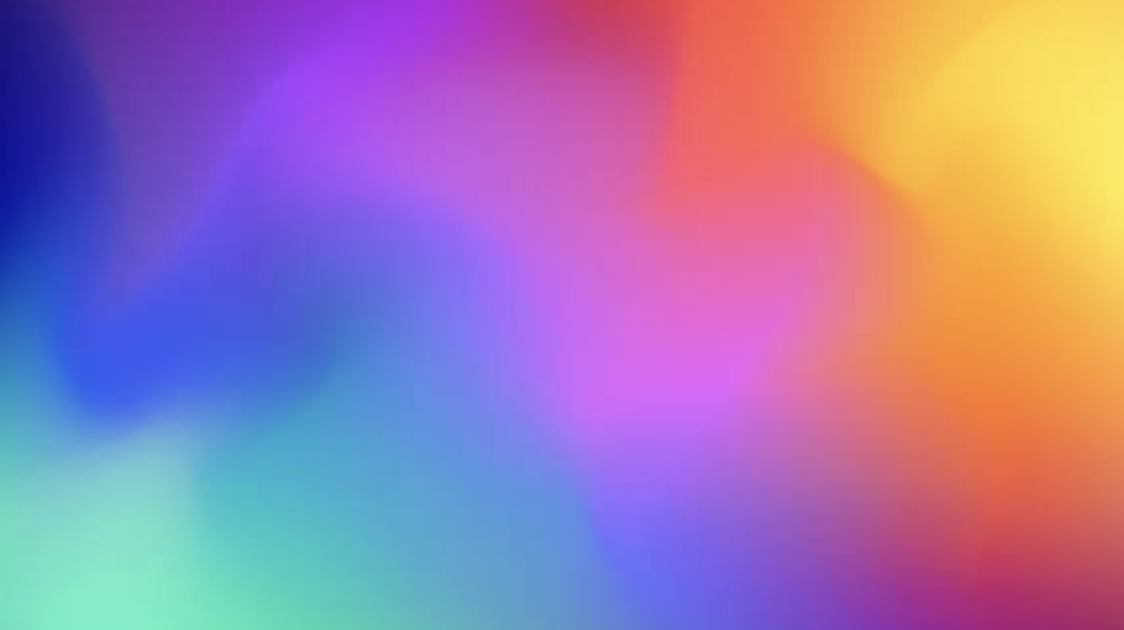
#> input picture color.png, 1124 x 630 px
$ python hirst.py
#> lines starting #> are read from the running program, lines starting #| are printed output that depends on the picture
import turtle as turtle
import random
import cv2
import numpy as np
import sys

# Image Recognition and Handling
try:
	name = sys.argv[1]
except:
	name = "color.png"
img = cv2.imread(name)
#> img is the input picture: shape (630, 1124, 3); mean B, G, R 171.6, 121.7, 160.6

# Adding Image Contrast
lab= cv2.cvtColor(img, cv2.COLOR_BGR2LAB)
#> lab: shape (630, 1124, 3); mean of channels 0, 1, 2 150, 157.7, 110
l, a, b = cv2.split(lab)
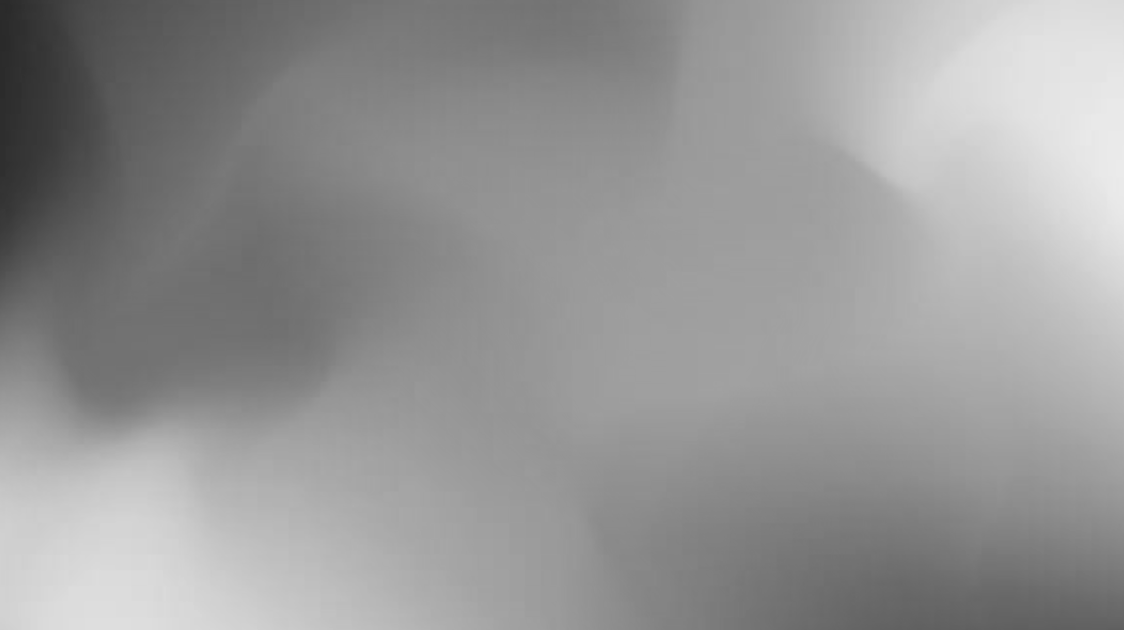
#> l: shape (630, 1124); min 42, max 235, mean 150
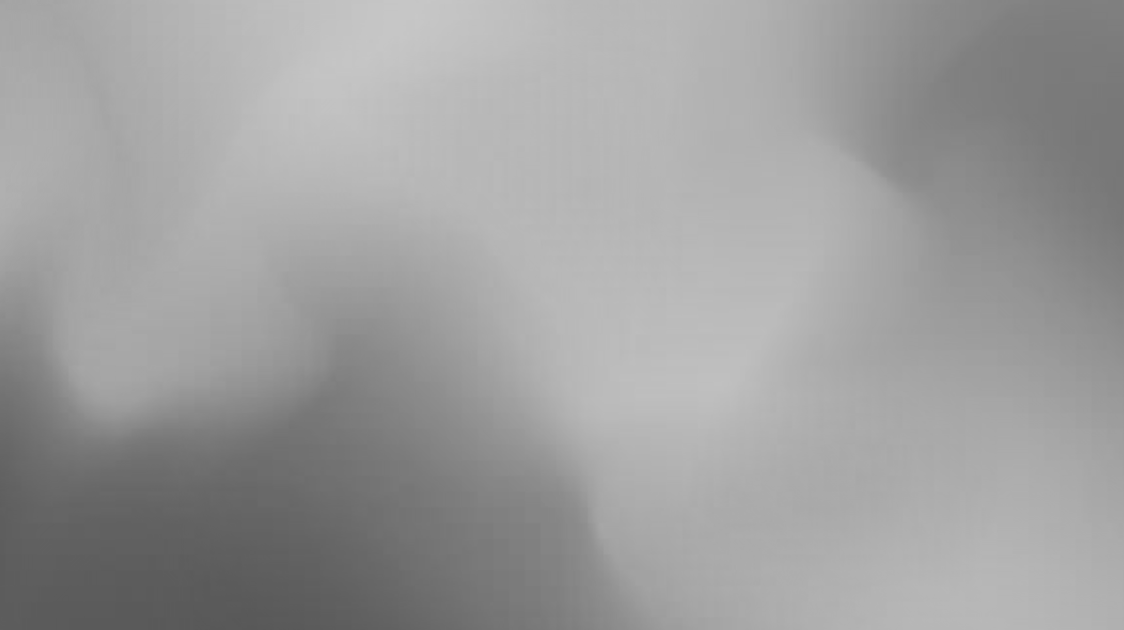
#> a: shape (630, 1124); min 88, max 199, mean 157.7
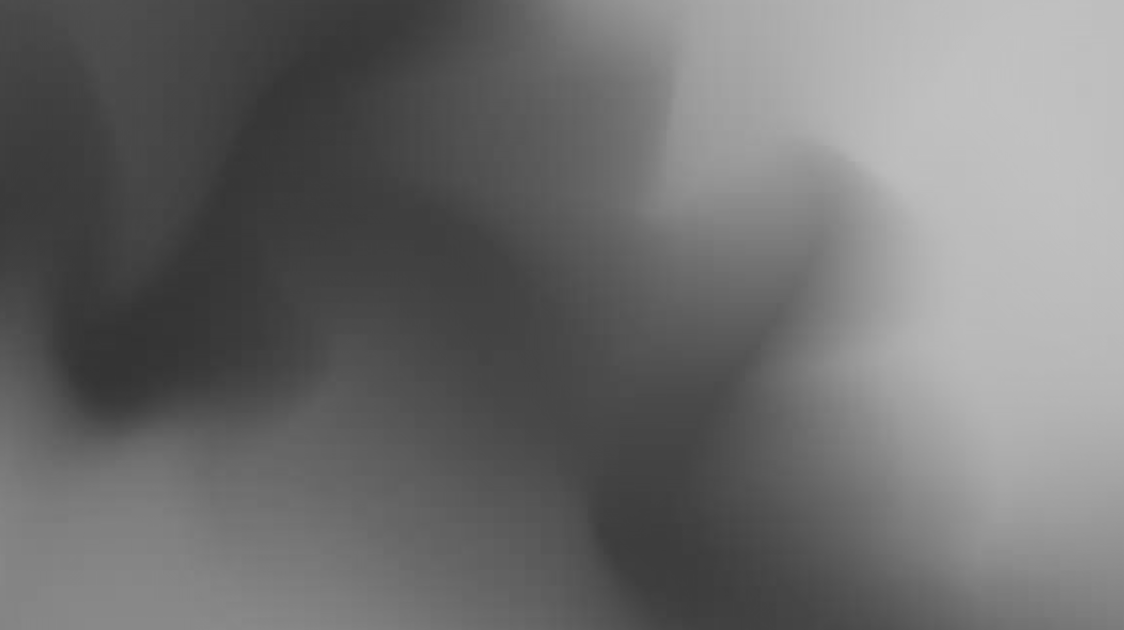
#> b: shape (630, 1124); min 51, max 193, mean 110
clahe = cv2.createCLAHE(clipLimit=3.0, tileGridSize=(8,8))
cl = clahe.apply(l)
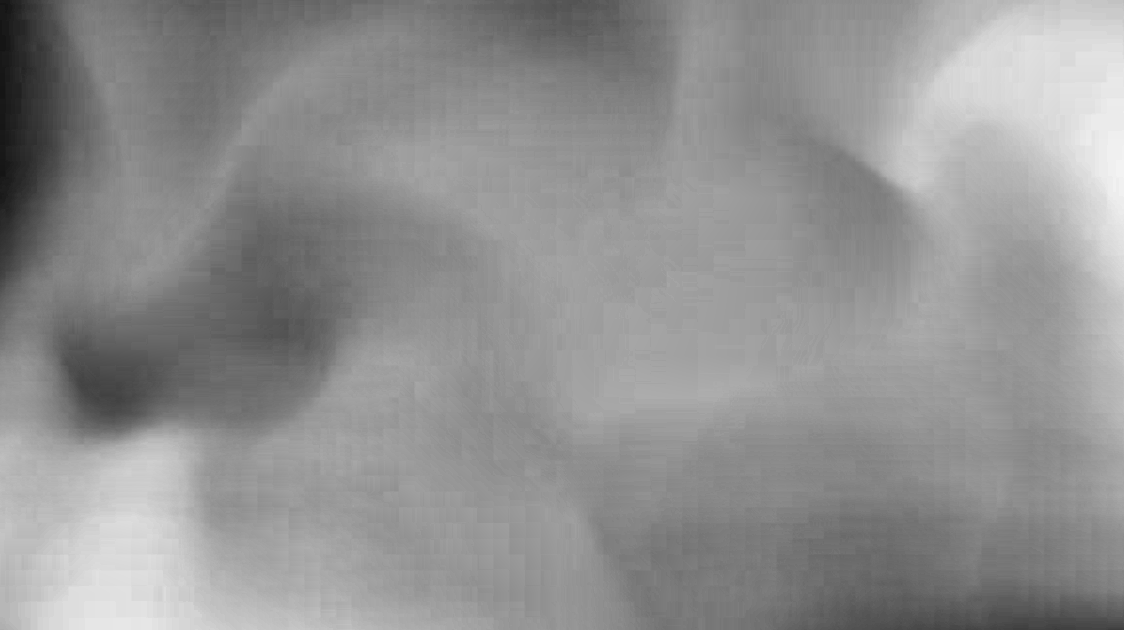
#> cl: shape (630, 1124); min 20, max 243, mean 145
limg = cv2.merge((cl,a,b))
#> limg: shape (630, 1124, 3); mean of channels 0, 1, 2 145, 157.7, 110

img = cv2.cvtColor(limg, cv2.COLOR_LAB2RGB)
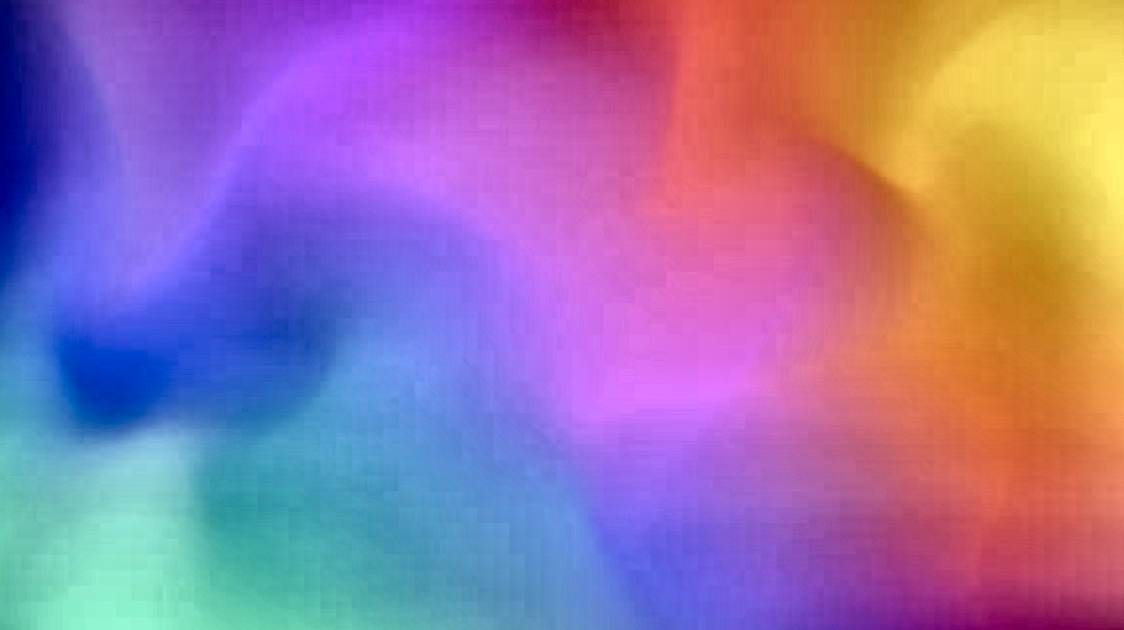
#> img: shape (630, 1124, 3); mean R, G, B 154.3, 116.5, 166.6

# Initializing Turtle Screen
#> (the run stopped early here; a loop or call above may not have finished)
